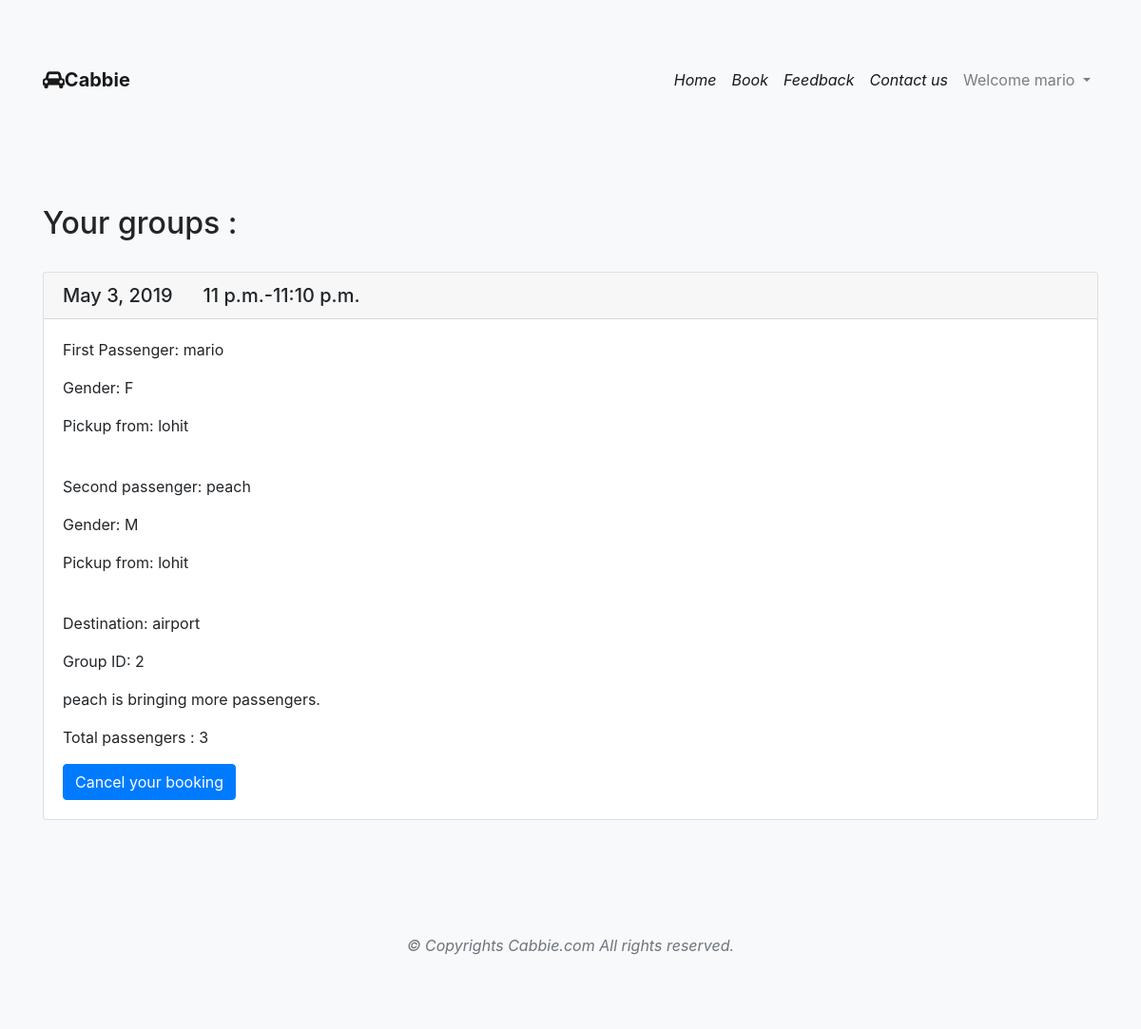
Before: /cabs/groups/ (signed in) with the older database file.
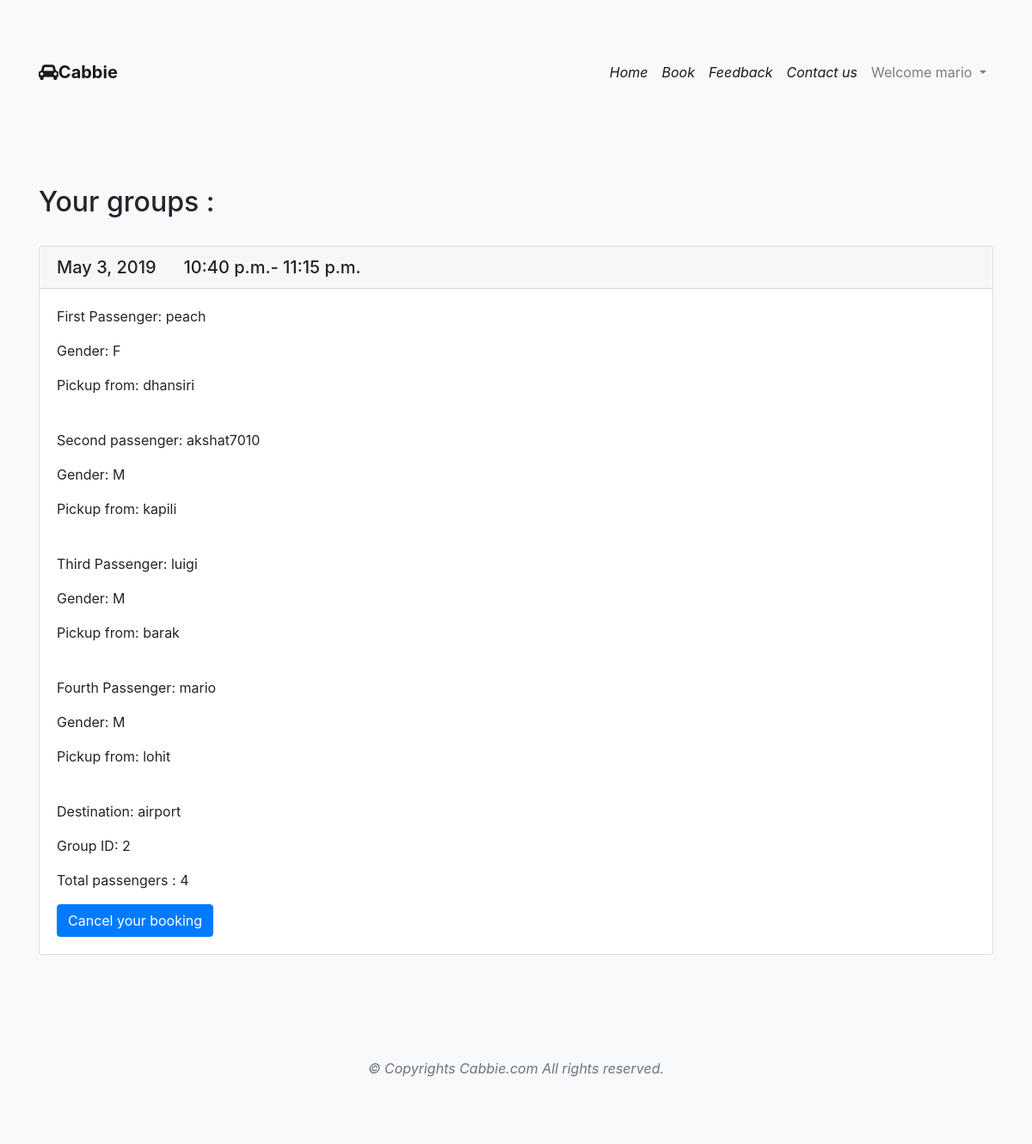
After: the same page with the newer database file.
### cabs/models.py (models this page shows)
class Fgroup2(models.Model):
    created_by1 = models.CharField(max_length=100,default=None)
    passengers1 = models.PositiveIntegerField(validators=[MinValueValidator(1), MaxValueValidator(3)])
    time1 = models.TimeField()
    gender1 = models.CharField(max_length=1, choices=Gchoice, default='M')
    pickup_from1 = models.CharField(max_length=100)
    created_by2 = models.CharField(max_length=100,default=None)
    passengers2 = models.PositiveIntegerField(validators=[MinValueValidator(1), MaxValueValidator(3)])
    time2 = models.TimeField()
    gender2 = models.CharField(max_length=1, choices=Gchoice, default='M')
    pickup_from2 = models.CharField(max_length=100)
    date = models.DateField()
    destination = models.CharField(max_length=100)
    total_passengers = models.PositiveIntegerField(validators=[MinValueValidator(1), MaxValueValidator(4)],default=None)

class Fgroup4(models.Model):
    created_by1 = models.CharField(max_length=100,default=None)
    passengers1 = models.PositiveIntegerField(validators=[MinValueValidator(1), MaxValueValidator(3)])
    time1 = models.TimeField()
    gender1 = models.CharField(max_length=1, choices=Gchoice, default='M')
    pickup_from1 = models.CharField(max_length=100)
    created_by2 = models.CharField(max_length=100,default=None)
    passengers2 = models.PositiveIntegerField(validators=[MinValueValidator(1), MaxValueValidator(3)])
    time2 = models.TimeField()
    gender2 = models.CharField(max_length=1, choices=Gchoice, default='M')
    pickup_from2 = models.CharField(max_length=100)
    created_by3 = models.CharField(max_length=100, default=None)
    passengers3 = models.PositiveIntegerField(validators=[MinValueValidator(1), MaxValueValidator(3)])
    time3 = models.TimeField()
    gender3 = models.CharField(max_length=1, choices=Gchoice, default='M')
    pickup_from3 = models.CharField(max_length=100)
    created_by4 = models.CharField(max_length=100, default=None)
    passengers4 = models.PositiveIntegerField(validators=[MinValueValidator(1), MaxValueValidator(3)])
    time4 = models.TimeField()
    gender4 = models.CharField(max_length=1, choices=Gchoice, default='M')
    pickup_from4 = models.CharField(max_length=100)
    date = models.DateField()
    destination = models.CharField(max_length=100)
    total_passengers = models.PositiveIntegerField(validators=[MinValueValidator(1), MaxValueValidator(4)],default=None)

### cabs/views.py (the view)
@login_required(login_url="/cabs/login/")
def groups_view(request):
    queryset1 = Fgroup2.objects.filter(
        Q(created_by1__iexact=request.user.username) | Q(created_by2__iexact=request.user.username)
    )
    queryset2 = Fgroup3.objects.filter(
        Q(created_by1__iexact=request.user.username) | Q(created_by2__iexact=request.user.username)
        | Q(created_by3__iexact=request.user.username)
    )
    queryset3 = Fgroup4.objects.filter(
        Q(created_by1__iexact=request.user.username) | Q(created_by2__iexact=request.user.username)
        | Q(created_by3__iexact=request.user.username) | Q(created_by4__iexact=request.user.username)
    )
    context = {
        "groups2_list": queryset1,
        "groups3_list": queryset2,
        "groups4_list": queryset3,
        "title": "Your groups"
    }
    return render(request, 'groups.html', context)

### templates/groups.html (shortened to what this page needs)
{% extends 'base1.html' %}
{% load static %}
{% block content %}
<div class="bg-light py-5">
    <div class="container py-5">
        <h2>{{ title }} :</h2>
        <br>
        {% for obj in groups2_list %}
        <div class="card">
          <h5 class="card-header">{{ obj.date}}  &nbsp; &nbsp;&nbsp;
              {% if obj.time1 < obj.time2 %}
              {{ obj.time1}}-{{obj.time2}}
              {% else %}
              {{ obj.time2}}-{{obj.time1}}
              {% endif %}
          </h5>
          <div class="card-body">
            <p class="card-text">First Passenger: {{ obj.created_by1}}</p>
              <p class="card-text">Gender: {{ obj.gender1}}</p>
              <p class="card-text">Pickup from: {{ obj.pickup_from1}}</p><br>
              <p class="card-text">Second passenger: {{ obj.created_by2}}</p>
              <p class="card-text">Gender: {{ obj.gender2}}</p>
              <p class="card-text">Pickup from: {{ obj.pickup_from2}}</p><br>
              <p class="card-text">Destination: {{ obj.destination}}</p>
             <p class="card-text">Group ID: {{ obj.id}}</p>
              {% if obj.passengers2 != 1 %}
              <p class="card-text">{{ obj.created_by2}} is bringing more passengers.</p>
              {% endif %}
              <p class="card-text">Total passengers : {{ obj.total_passengers}}</p>
            <a class="btn btn-primary" href="{{obj.id}}/Gcancel" onclick="myFunction();">Cancel your booking</a>
          </div>
        </div>
        <br>
        {% endfor %}
        {% for obj in groups4_list %}
        <div class="card">
          <h5 class="card-header">{{ obj.date}}  &nbsp; &nbsp;&nbsp;
              {% if obj.time1 < obj.time2 and obj.time1 < obj.time3 and obj.time1 < obj.time4 %}
              {{ obj.time1}}-
              {% endif %}
              {% if obj.time2 > obj.time1 and obj.time2 > obj.time3 and obj.time2 > obj.time4%}
              {{ obj.time2}}
              {% endif %}
          </h5>
          <div class="card-body">
            <p class="card-text">First Passenger: {{ obj.created_by1}}</p>
              <p class="card-text">Gender: {{ obj.gender1}}</p>
              <p class="card-text">Pickup from: {{ obj.pickup_from1}}</p><br>
              <p class="card-text">Second passenger: {{ obj.created_by2}}</p>
              <p class="card-text">Gender: {{ obj.gender2}}</p>
              <p class="card-text">Pickup from: {{ obj.pickup_from2}}</p><br>
              <p class="card-text">Third Passenger: {{ obj.created_by3}}</p>
              <p class="card-text">Gender: {{ obj.gender3}}</p>
              <p class="card-text">Pickup from: {{ obj.pickup_from3}}</p><br>
              <p class="card-text">Fourth Passenger: {{ obj.created_by4}}</p>
              <p class="card-text">Gender: {{ obj.gender4}}</p>
              <p class="card-text">Pickup from: {{ obj.pickup_from4}}</p><br>
              <p class="card-text">Destination: {{ obj.destination}}</p>
             <p class="card-text">Group ID: {{ obj.id}}</p>
              <p class="card-text">Total passengers : {{ obj.total_passengers}}</p>
            <a class="btn btn-primary" href="{{obj.id}}/Gcancel4" onclick="myFunction();">Cancel your booking</a>
          </div>
        </div>
        <br>
{% endfor %}
    </div>
</div>
{% endblock %}

Changed rows visible on the page:
removed Fgroup2: date "May 3, 2019", time1 "11 p.m.", time2 "11:10 p.m.", created_by1 "mario", gender1 "F", pickup_from1 "lohit", created_by2 "peach", gender2 "M", pickup_from2 "lohit", destination "airport", id "2", total_passengers "3"
added Fgroup4: date "May 3, 2019", time1 "10:40 p.m.", time2 "11:15 p.m.", created_by1 "peach", gender1 "F", pickup_from1 "dhansiri", created_by2 "akshat7010", gender2 "M", pickup_from2 "kapili", created_by3 "luigi", gender3 "M", pickup_from3 "barak", created_by4 "mario", gender4 "M", pickup_from4 "lohit", destination "airport", id "2", total_passengers "4"
